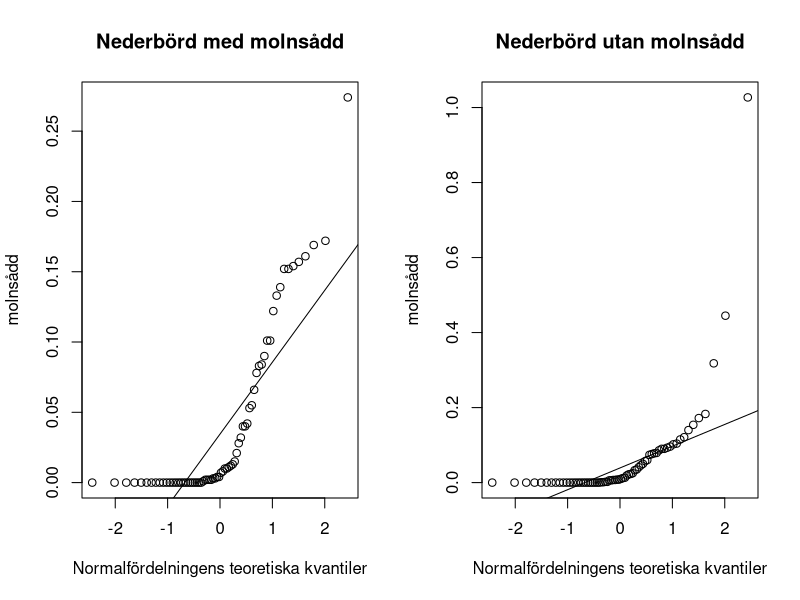
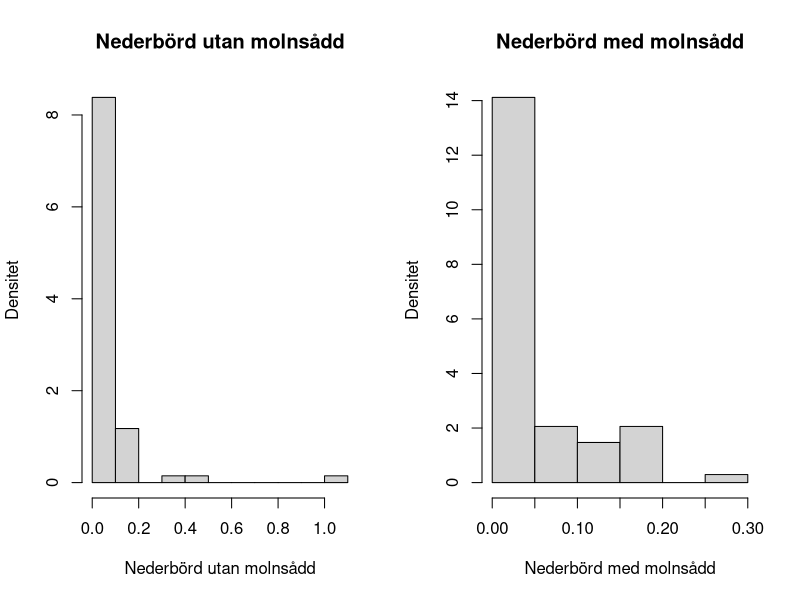
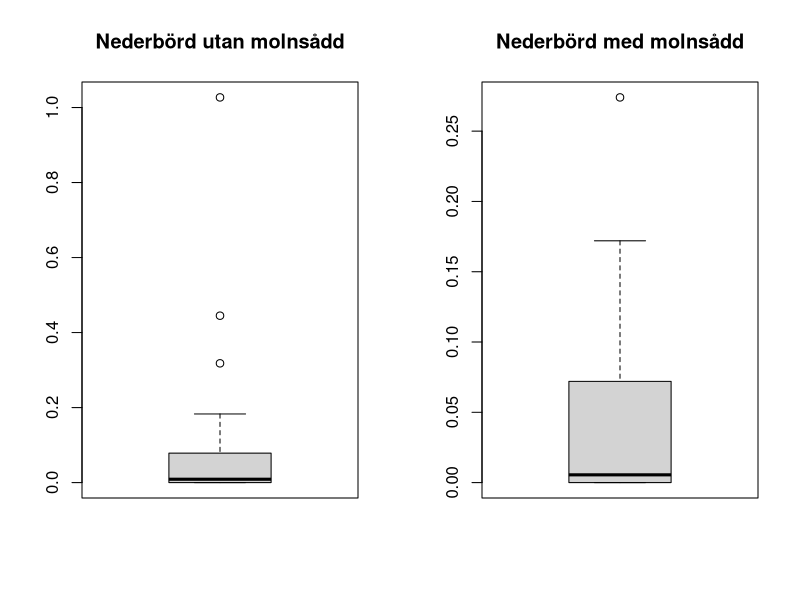
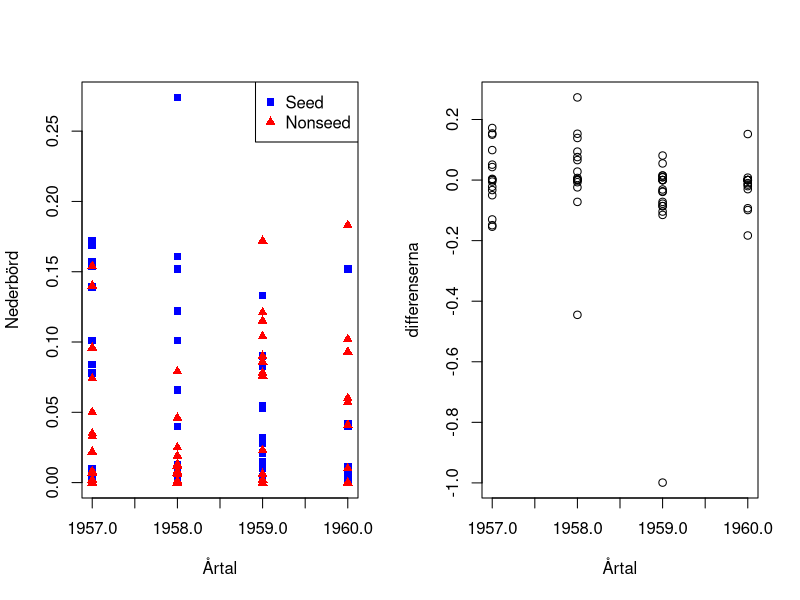
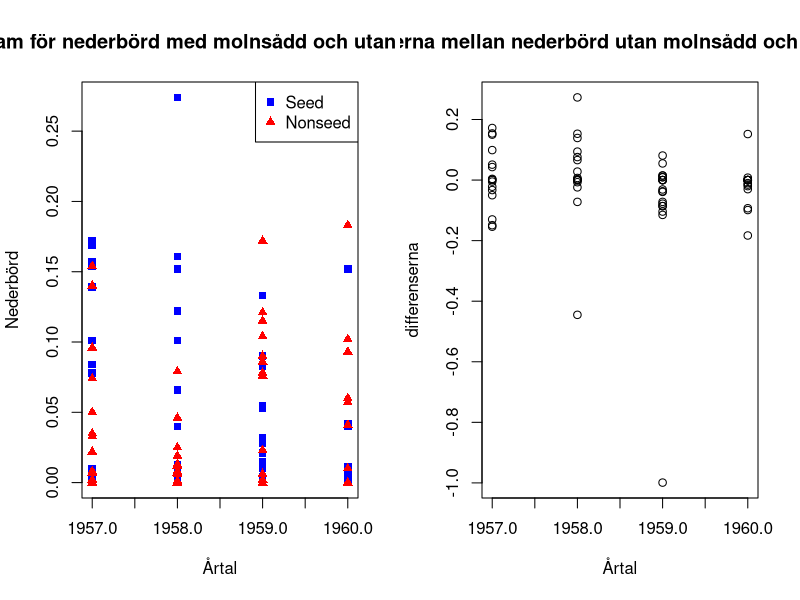

These charts were generated, in order, by the following R code:
## ---- chunk 1
arizona <- read.csv("arizona.csv", header = FALSE) #Yinyi testa använda denna istället
#arizona <- read.csv("E:\\matematik\\MT4001\\labb\\homework1\\arizona.csv", header = FALSE)
year <- arizona$V1
seed <- arizona$V2
nonseed <- arizona$V3
old_par <- par(mfrow = c(1,2))
qqnorm(seed,main = 'Nederbörd med molnsådd', ylab= 'Nederbörd med
molnsådd', xlab= 'Normalfördelningens teoretiska kvantiler')
qqline(seed)
qqnorm(nonseed,main = 'Nederbörd utan molnsådd', ylab= 'Nederbörd utan
molnsådd', xlab= 'Normalfördelningens teoretiska kvantiler')
qqline(nonseed)
par(old_par)
old_par <- par(mfrow = c(1,2))
hist(nonseed,prob = TRUE, main = 'Nederbörd utan molnsådd', ylab =
       'Densitet', xlab = 'Nederbörd utan molnsådd')
hist(seed,prob = TRUE, main = 'Nederbörd med molnsådd', ylab =
       'Densitet', xlab = 'Nederbörd med molnsådd')
par(old_par)
old_par <- par(mfrow = c(1,2))
boxplot(nonseed, prob = TRUE, main = 'Nederbörd utan molnsådd')
boxplot(seed, prob = TRUE, main = 'Nederbörd med molnsådd')
## ---- chunk 2
differ <- seed-nonseed
old_par <- par(mfrow = c(1,2))
plot(year,seed, xlab= '
Årtal', ylab = 'Nederbörd',
pch = 15,
col ="blue")
points(year,nonseed,
       pch = 17,  # Solid triangles
       col = "red")
legend("topright", 
       legend = c("Seed", "Nonseed"), 
       pch = c(15, 17),  # Shapes corresponding to seed and nonseed
       col = c("blue", "red"))  # Colors corresponding to seed and nonseed
plot(year,differ, ylab= 'differenserna', xlab = 'Årtal')
par(old_par)
## ---- chunk 3
plot(year, seed, 
     main = 'Diagram för nederbörd med molnsådd och utan molnsådd', 
     xlab = 'Årtal', 
     ylab = 'Nederbörd', 
     pch = 15,  # Solid squares for seed
     col = "blue")
points(year, nonseed, 
       pch = 17,  # Solid triangles for nonseed
       col = "red")

# Add a legend
legend("topright", 
       legend = c("Seed", "Nonseed"), 
       pch = c(15, 17),  # Shapes corresponding to seed and nonseed
       col = c("blue", "red"))  # Colors corresponding to seed and nonseed
## ---- chunk 4
plot(year,differ,main = 'Diagram för differenserna mellan nederbörd utan molnsådd och nederbörd med molnsådd', ylab= 'differenserna', xlab = 'Årtal')
## ---- chunk 5
wilcox.test(seed,nonseed, alternative = "greater", mu = 0, conf.level = 0.95)
## ---- chunk 6
wilcox.test(differ, alternative = "greater", mu = 0, conf.level = 0.95)
## ---- chunk 7
oregon <- read.csv("oregon.csv", header = FALSE) #Yinyi testa använda denna istället
#oregon <- read.csv("E:\\matematik\\MT4001\\labb\\homework1\\oregon.csv", header = FALSE)
trial <- oregon$V1
typ1 <- oregon$V2
typ2 <- oregon$V3
## ---- chunk 8
nonseed1 <- typ1[trial == 1]
seed1 <- typ1[trial == 2]
nonseed2 <- typ2[trial == 1]
seed2 <- typ2[trial == 2]
